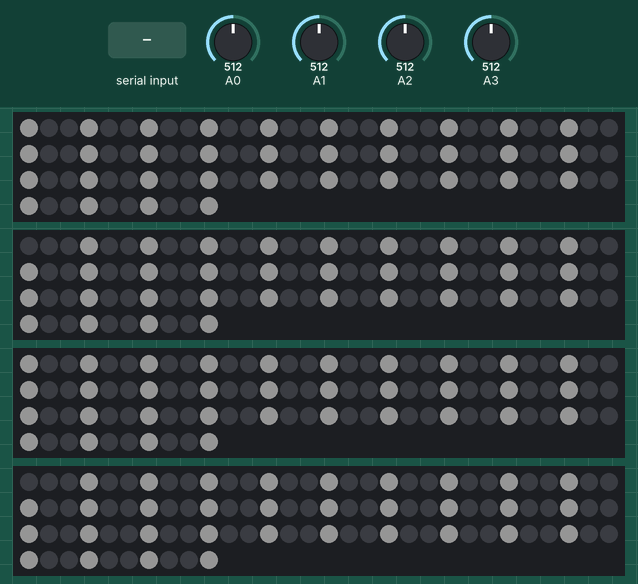
This sketch was run on a simulated Arduino Uno, built for the host (arithmetic inside an expression is 32-bit, double 64-bit). Parts: 4 × 100 RGB LEDs in strip order, left to right, continuing on the next row. The test bench sets the inputs (shaded band); at power-on: A0 = 512, A1 = 512, A2 = 512, A3 = 512. Dim RGB values are drawn brighter than linear; what the sketch prints to the serial monitor is not drawn.

Above: at 3.2 s.
3.3 s: "2" received over Serial
At 4.7 s:
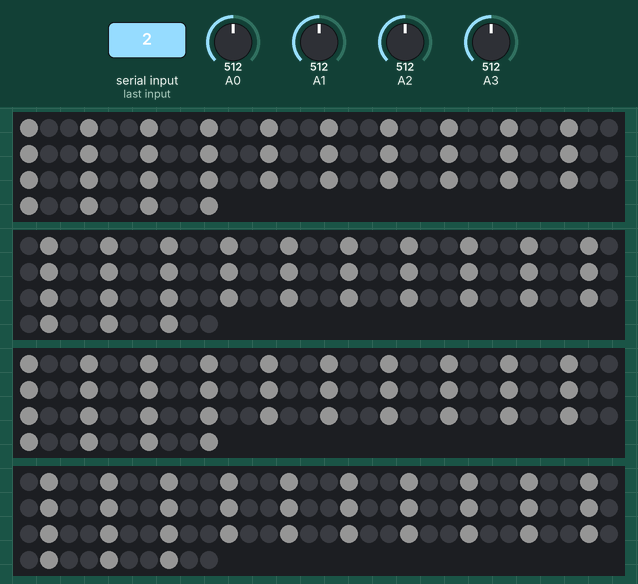
4.9 s: "1" received over Serial
At 6.1 s:
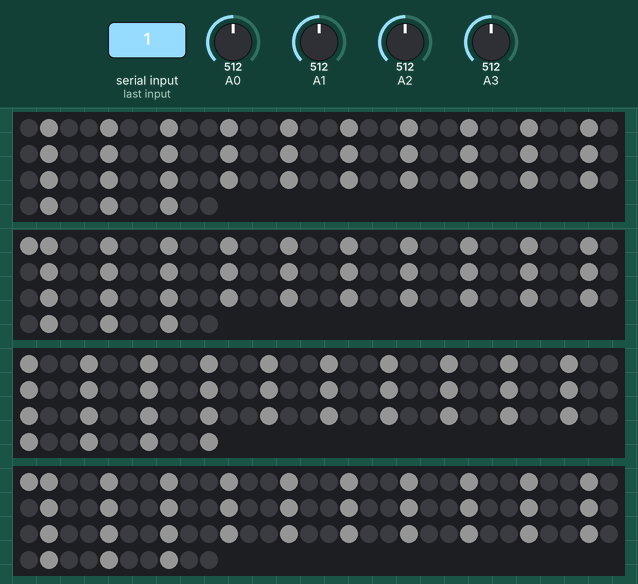
Timing chart, 0 to 7.9 s (numbered marks = the images above; inputs shaded):
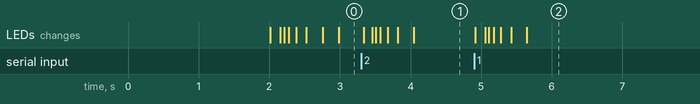

The sketch:

LEDStairs.ino
```cpp
#include "FastLED.h"


////////////////////////////////////////////////////////////////////////////////////////////////////
//
// RGB Calibration code
//
// Use this sketch to determine what the RGB ordering for your chipset should be.  Steps for setting up to use:

// * Uncomment the line in setup that corresponds to the LED chipset that you are using.  (Note that they
//   all explicitly specify the RGB order as RGB)
// * Define DATA_PIN to the pin that data is connected to.
// * (Optional) if using software SPI for chipsets that are SPI based, define CLOCK_PIN to the clock pin
// * Compile/upload/run the sketch

// You should see six leds on.  If the RGB ordering is correct, you should see 1 red led, 2 green
// leds, and 3 blue leds.  If you see different colors, the count of each color tells you what the
// position for that color in the rgb orering should be.  So, for example, if you see 1 Blue, and 2
// Red, and 3 Green leds then the rgb ordering should be BRG (Blue, Red, Green).

// You can then test this ordering by setting the RGB ordering in the addLeds line below to the new ordering
// and it should come out correctly, 1 red, 2 green, and 3 blue.
//
//////////////////////////////////////////////////

#define NUM_LEDS 100
#define NUM_STRIPS 4

#define s_p Serial.print
#define s_pl Serial.println

// Data pin that led data will be written out over
// Clock pin only needed for SPI based chipsets when not using hardware SPI
//#define CLOCK_PIN 8

CRGB leds[NUM_STRIPS][NUM_LEDS];

void setup() {
  delay(2000);

  FastLED.addLeds<WS2811, 3, RGB>(leds[0], NUM_LEDS);
  FastLED.addLeds<WS2811, 4, RGB>(leds[1], NUM_LEDS);
  FastLED.addLeds<WS2811, 5, RGB>(leds[2], NUM_LEDS);
  FastLED.addLeds<WS2811, 6, RGB>(leds[1], NUM_LEDS);

  FastLED.setBrightness(20);
}

unsigned long boo[NUM_STRIPS] = { 2, 2, 2, 2 };
bool pos[NUM_STRIPS] = { true, true, true, true };
unsigned long oldMillis[NUM_STRIPS] = { 0, 0, 0, 0
};
unsigned long frameMillis = 0;

uint8_t newByte = 0;
uint8_t curByte = 0;
uint8_t oldByte = 0;

void loop() {
  for (int i = 0; i < NUM_STRIPS; i++)
  {
    newByte <<= 1;
    if (analogRead(i) > 400)
    {
      newByte |= 1;
    }
  }

  curByte = newByte & ~oldByte;

  s_p("newByte: ");
  s_pl(newByte);
  s_p("curByte: ");
  s_pl(curByte);
  s_p("oldByte: ");
  s_pl(oldByte);

  for (int i = 0; i < NUM_STRIPS; i++)
  {
    if ((curByte >> i) & 0x01)
    {
      tril(i);
    }
  }
  oldByte = newByte;

  for (int i = 0; i < NUM_STRIPS; i++)
  {
    trilHandler(i);
  }

  FastLED.show();

  if (Serial.available() > 0)
  {
    switch (Serial.read())
    {
      case '1':
        tril(0);
        break;
      case '2':
        tril(1);
        break;
      default:
        s_pl("invalid msg.");
        break;
    }
  }

}

void tril(int a)
{
  //Reset trilHandler delay;
  boo[a] = 2;
}

void trilHandler(int a)
{
  if ((boo[a] <= 300) && (millis() > (oldMillis[a] + boo[a])))
  {
    if (pos[a])
    {

      for (int i = 0; i <= NUM_LEDS; i += 3)
      {
        //pixels.setPixelColor(i, pixels.Color(255, 255, 255));
        leds[a][i] = CRGB(255, 255, 255);
        leds[a][i + 1] = CRGB(0, 0, 0);
      }

      pos[a] = false;
    }
    else
    {
      for (int i = 1; i <= NUM_LEDS; i += 3)
      {
        //pixels.setPixelColor(i, pixels.Color(255, 255, 255));
        leds[a][i] = CRGB(255, 255, 255);
        leds[a][i - 1] = CRGB(0, 0, 0);
      }

      pos[a] = true;
    }
    oldMillis[a] = millis();
    boo[a] += (boo[a] / 2);
    s_pl(boo[a]);
  }
}
```

Measured:
- after the input at 3.3 s, the LEDs: change at once (image 1)
- after the input at 4.9 s, the LEDs: change at once (image 2)
